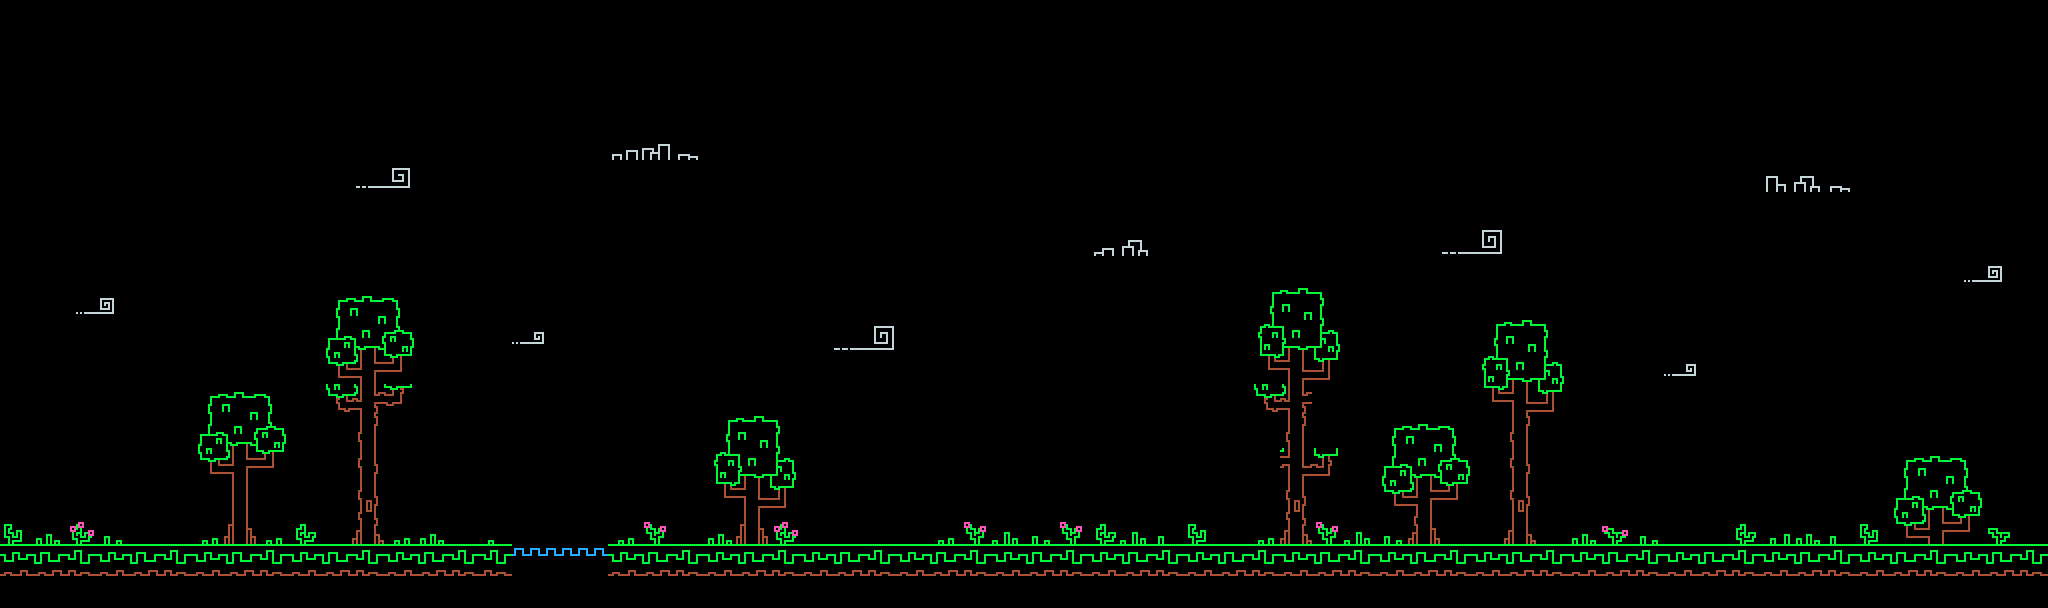

The image is a tile-based game level rendered from a .tmx file. Its description and complete source (layers, tilesets, objects, tile grids) follow:
An orthogonal 64x19 tile map with 32x32 px tiles, 1 tile layer (Tile Layer 1).

<map version="1.5" tiledversion="1.7.2" orientation="orthogonal" renderorder="right-down" width="64" height="19" tilewidth="32" tileheight="32" infinite="0" nextlayerid="2" nextobjectid="1">
 <editorsettings>
  <export target="menu_background.json" format="json" />
 </editorsettings>
 <tileset firstgid="1" source="Forest.tsx" />
 <layer id="1" name="Tile Layer 1" width="64" height="19">
  <data encoding="csv">
0,0,0,0,0,0,0,0,0,0,0,0,0,0,0,0,0,0,0,0,0,0,0,0,0,0,0,0,0,0,0,0,0,0,0,0,0,0,0,0,0,0,0,0,0,0,0,0,0,0,0,0,0,0,0,0,0,0,0,0,0,0,0,0,
0,0,0,0,0,0,0,0,0,0,0,0,0,0,0,0,0,0,0,0,0,0,0,0,0,0,0,0,0,0,0,0,0,0,0,0,0,0,0,0,0,0,0,0,0,0,0,0,0,0,0,0,0,0,0,0,0,0,0,0,0,0,0,0,
0,0,0,0,0,0,0,0,0,0,0,0,0,0,0,0,0,0,0,0,0,0,0,0,0,0,0,0,0,0,0,0,0,0,0,0,0,0,0,0,0,0,0,0,0,0,0,0,0,0,0,0,0,0,0,0,0,0,0,0,0,0,0,0,
0,0,0,0,0,0,0,0,0,0,0,0,0,0,0,0,0,0,0,0,0,0,0,0,0,0,0,0,0,0,0,0,0,0,0,0,0,0,0,0,0,0,0,0,0,0,0,0,0,0,0,0,0,0,0,0,0,0,0,0,0,0,0,0,
0,0,0,0,0,0,0,0,0,0,0,0,0,0,0,0,0,0,0,67,68,38,0,0,0,0,0,0,0,0,0,0,0,0,0,0,0,0,0,0,0,0,0,0,0,0,0,0,0,0,0,0,0,0,0,0,0,0,0,0,0,0,0,0,
0,0,0,0,0,0,0,0,0,0,0,9,10,0,0,0,0,0,0,0,0,0,0,0,0,0,0,0,0,0,0,0,0,0,0,0,0,0,0,0,0,0,0,0,0,0,0,0,0,0,0,0,0,0,0,23,53,38,0,0,0,0,0,0,
0,0,0,0,0,0,0,0,0,0,0,0,0,0,0,0,0,0,0,0,0,0,0,0,0,0,0,0,0,0,0,0,0,0,0,0,0,0,0,0,0,0,0,0,0,0,0,0,0,0,0,0,0,0,0,0,0,0,0,0,0,0,0,0,
0,0,0,0,0,0,0,0,0,0,0,0,0,0,0,0,0,0,0,0,0,0,0,0,0,0,0,0,0,0,0,0,0,0,52,53,0,0,0,0,0,0,0,0,0,11,12,0,0,0,0,0,0,0,0,0,0,0,0,0,0,0,0,0,
0,0,0,0,0,0,0,0,0,0,0,0,0,0,0,0,0,0,0,0,0,0,0,0,0,0,0,0,0,0,0,0,0,0,0,0,0,0,0,0,0,0,0,0,0,0,0,0,0,0,0,0,0,0,0,0,0,0,0,0,0,7,8,0,
0,0,7,8,0,0,0,0,0,0,58,59,60,0,0,0,0,0,0,0,0,0,0,0,0,0,0,0,0,0,0,0,0,0,0,0,0,0,0,13,14,15,0,0,0,0,0,0,0,0,0,0,0,0,0,0,0,0,0,0,0,0,0,0,
0,0,0,0,0,0,0,0,0,0,73,74,75,0,0,0,6,0,0,0,0,0,0,0,0,0,11,12,0,0,0,0,0,0,0,0,0,0,0,28,29,30,0,0,0,0,13,14,15,0,0,0,0,0,0,0,0,0,0,0,0,0,0,0,
0,0,0,0,0,0,0,0,0,0,88,89,90,0,0,0,0,0,0,0,0,0,0,0,0,0,0,0,0,0,0,0,0,0,0,0,0,0,0,43,44,45,0,0,0,0,28,29,30,0,0,0,6,0,0,0,0,0,0,0,0,0,0,0,
0,0,0,0,0,0,58,59,60,0,25,26,27,0,0,0,0,0,0,0,0,0,0,0,0,0,0,0,0,0,0,0,0,0,0,0,0,0,0,25,26,0,0,0,0,0,43,44,45,0,0,0,0,0,0,0,0,0,0,0,0,0,0,0,
0,0,0,0,0,0,73,74,75,0,0,39,0,0,0,0,0,0,0,0,0,0,13,14,15,0,0,0,0,0,0,0,0,0,0,0,0,0,0,0,39,0,0,58,59,60,0,39,0,0,0,0,0,0,0,0,0,0,0,0,0,0,0,0,
0,0,0,0,0,0,88,89,90,0,0,54,0,0,0,0,0,0,0,0,0,0,28,29,30,0,0,0,0,0,0,0,0,0,0,0,0,0,0,0,41,42,0,73,74,75,0,54,0,0,0,0,0,0,0,0,0,0,0,58,59,60,0,0,
0,0,0,0,0,0,0,70,0,0,0,69,0,0,0,0,0,0,0,0,0,0,43,44,45,0,0,0,0,0,0,0,0,0,0,0,0,0,0,0,69,0,0,88,89,90,0,69,0,0,0,0,0,0,0,0,0,0,0,73,74,75,0,0,
101,98,105,83,0,0,81,85,81,102,0,84,81,98,0,80,0,0,0,81,104,0,98,85,105,0,0,0,0,81,104,97,83,104,102,97,79,101,0,81,84,104,97,83,87,0,0,86,0,98,103,83,0,0,102,82,98,79,101,88,89,90,99,0,
2,3,4,2,3,4,2,3,4,2,3,4,2,3,4,4,51,51,51,2,3,4,2,3,4,2,3,4,2,3,4,2,3,4,2,3,4,2,3,4,2,3,4,2,3,4,2,3,4,2,3,4,2,3,4,2,3,4,2,3,4,2,3,4,
0,0,0,0,0,0,0,0,0,0,0,0,0,0,0,0,0,0,0,0,0,0,0,0,0,0,0,0,0,0,0,0,0,0,0,0,0,0,0,0,0,0,0,0,0,0,0,0,0,0,0,0,0,0,0,0,0,0,0,0,0,0,0,0
</data>
 </layer>
</map>